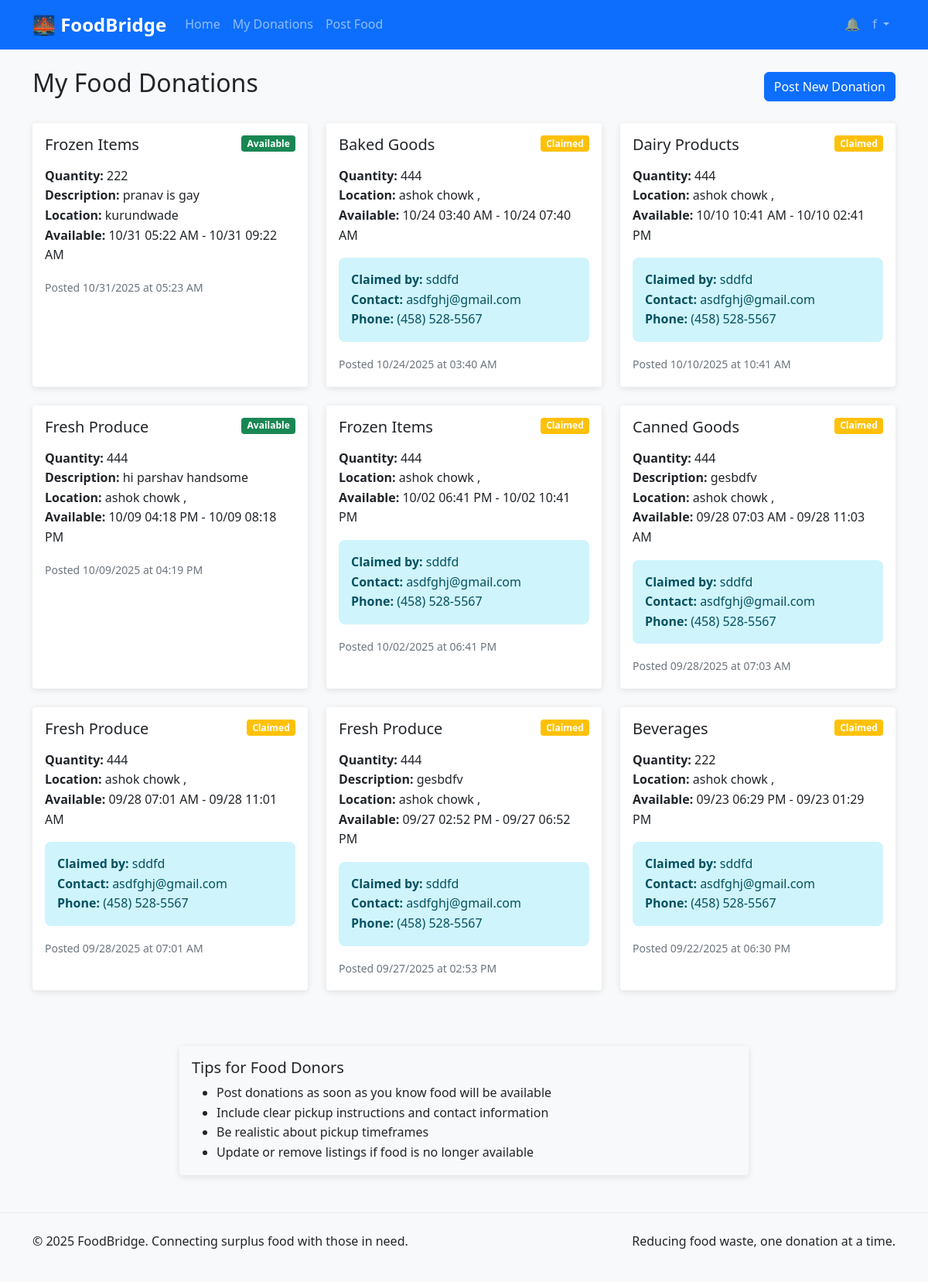
The page /donor/dashboard (signed in) on the database its author committed.
### app.py (models this page shows, shortened)
class User(UserMixin, db.Model):
    id = db.Column(db.Integer, primary_key=True)
    username = db.Column(db.String(80), unique=True, nullable=False)
    email = db.Column(db.String(120), unique=True, nullable=False)
    password_hash = db.Column(db.String(128))
    user_type = db.Column(db.String(20), nullable=False)  # 'donor', 'charity', 'admin'
    name = db.Column(db.String(100), nullable=False)
    phone = db.Column(db.String(20))
    address = db.Column(db.String(200))
    city = db.Column(db.String(50))
    state = db.Column(db.String(50))
    zip_code = db.Column(db.String(10))
    is_verified = db.Column(db.Boolean, default=False)
    created_at = db.Column(db.DateTime, default=datetime.utcnow)

class Donation(db.Model):
    id = db.Column(db.Integer, primary_key=True)
    donor_id = db.Column(db.Integer, db.ForeignKey('user.id'), nullable=False)
    food_type = db.Column(db.String(100), nullable=False)
    quantity = db.Column(db.String(50), nullable=False)
    description = db.Column(db.Text)
    pickup_location = db.Column(db.String(200), nullable=False)
    pickup_address = db.Column(db.String(200), nullable=False)
    pickup_city = db.Column(db.String(50), nullable=False)
    pickup_state = db.Column(db.String(50), nullable=False)
    pickup_zip = db.Column(db.String(10), nullable=False)
    available_from = db.Column(db.DateTime, nullable=False)
    available_until = db.Column(db.DateTime, nullable=False)
    contact_name = db.Column(db.String(100), nullable=False)
    contact_phone = db.Column(db.String(20), nullable=False)
    contact_email = db.Column(db.String(120))
    status = db.Column(db.String(20), default='available')  # 'available', 'claimed', 'completed'
    claimed_by = db.Column(db.Integer, db.ForeignKey('user.id'))
    claimed_at = db.Column(db.DateTime)
    created_at = db.Column(db.DateTime, default=datetime.utcnow)
    donor = db.relationship('User', foreign_keys=[donor_id], backref='donations')
    claimer = db.relationship('User', foreign_keys=[claimed_by])

### app.py (the view)
@app.route('/donor/dashboard')
@login_required
def donor_dashboard():
    if current_user.user_type != 'donor':
        flash('Access denied')
        return redirect(url_for('index'))
    donations = Donation.query.filter_by(donor_id=current_user.id).order_by(Donation.created_at.desc()).all()
    return render_template('donor_dashboard.html', donations=donations)

### app.py (called while the page is built)
@login_manager.user_loader
def load_user(user_id):
    return User.query.get(int(user_id))

### templates/donor_dashboard.html (shortened to what this page needs)
{% extends "base.html" %}
{% block content %}
<div class="d-flex justify-content-between align-items-center mb-4">
    <h2>My Food Donations</h2>
    <a href="{{ url_for('post_donation') }}" class="btn btn-primary">
         Post New Donation
    </a>
</div>
{% if donations %}
<div class="row">
    {% for donation in donations %}
    <div class="col-md-6 col-lg-4 mb-4">
        <div class="card h-100">
            <div class="card-body">
                <div class="d-flex justify-content-between align-items-start mb-2">
                    <h5 class="card-title">{{ donation.food_type }}</h5>
                    <span class="badge
                        {% if donation.status == 'available' %}bg-success
                        {% elif donation.status == 'claimed' %}bg-warning
                        {% else %}bg-secondary{% endif %}">
                        {{ donation.status|title }}
                    </span>
                </div>
                <p class="card-text">
                    <strong>Quantity:</strong> {{ donation.quantity }}<br>
                    {% if donation.description %}
                    <strong>Description:</strong> {{ donation.description }}<br>
                    {% endif %}
                    <strong>Location:</strong> {{ donation.pickup_location }}<br>
                    <strong>Available:</strong>
                    {{ donation.available_from.strftime('%m/%d %I:%M %p') }} -
                    {{ donation.available_until.strftime('%m/%d %I:%M %p') }}
                </p>
                {% if donation.status == 'claimed' and donation.claimer %}
                <div class="alert alert-info">
                    <strong>Claimed by:</strong> {{ donation.claimer.name }}<br>
                    <strong>Contact:</strong> {{ donation.claimer.email }}
                    {% if donation.claimer.phone %}
                    <br><strong>Phone:</strong> {{ donation.claimer.phone }}
                    {% endif %}
                </div>
                {% endif %}
                <small class="text-muted">
                    Posted {{ donation.created_at.strftime('%m/%d/%Y at %I:%M %p') }}
                </small>
            </div>
        </div>
    </div>
    {% endfor %}
</div>
{% endif %}
<div class="row mt-5">
    <div class="col-md-8 mx-auto">
        <div class="card bg-light">
            <div class="card-body">
                <h5 class="card-title">Tips for Food Donors</h5>
                <ul class="mb-0">
                    <li>Post donations as soon as you know food will be available</li>
                    <li>Include clear pickup instructions and contact information</li>
                    <li>Be realistic about pickup timeframes</li>
                    <li>Update or remove listings if food is no longer available</li>
                </ul>
            </div>
        </div>
    </div>
</div>
{% endblock %}

### templates/base.html (shortened to what this page needs)
<!DOCTYPE html>
<html lang="en">
<head>
    <link href="https://cdn.jsdelivr.net/npm/bootstrap@5.1.3/dist/css/bootstrap.min.css" rel="stylesheet">
    <link rel="stylesheet" href="{{ url_for('static', filename='css/style.css') }}">
</head>
<body>
    <nav class="navbar navbar-expand-lg navbar-dark bg-primary">
        <div class="container">
            <a class="navbar-brand" href="{{ url_for('index') }}">🌉 FoodBridge</a>
            <div class="collapse navbar-collapse" id="navbarNav">
                <ul class="navbar-nav me-auto">
                    <li class="nav-item">
                        <a class="nav-link" href="{{ url_for('index') }}">Home</a>
                    </li>
                    {% if current_user.is_authenticated %}
                        {% if current_user.user_type == 'donor' %}
                            <li class="nav-item">
                                <a class="nav-link" href="{{ url_for('donor_dashboard') }}">My Donations</a>
                            </li>
                            <li class="nav-item">
                                <a class="nav-link" href="{{ url_for('post_donation') }}">Post Food</a>
                            </li>
                        {% elif current_user.user_type == 'charity' %}
                            <li class="nav-item">
                                <a class="nav-link" href="{{ url_for('charity_dashboard') }}">Dashboard</a>
                            </li>
                        {% elif current_user.user_type == 'admin' %}
                            <li class="nav-item">
                                <a class="nav-link" href="{{ url_for('admin_dashboard') }}">Admin Panel</a>
                            </li>
                        {% endif %}
                    {% endif %}
                </ul>
                <ul class="navbar-nav">
                    {% if current_user.is_authenticated %}
                        <li class="nav-item">
                            <a class="nav-link position-relative" href="{{ url_for('notifications_page') }}" title="Notifications">
                                🔔
                            </a>
                        </li>
                        <li class="nav-item dropdown">
                            <a class="nav-link dropdown-toggle" href="#" id="navbarDropdown" role="button" data-bs-toggle="dropdown">
                                {{ current_user.name }}
                            </a>
                        </li>
                    {% endif %}
                </ul>
            </div>
        </div>
    </nav>
    <main class="container mt-4">
        {% block content %}{% endblock %}
    </main>
    <footer class="bg-light mt-5 py-4">
        <div class="container">
            <div class="row">
                <div class="col-md-6">
                    <p>&copy; 2025 FoodBridge. Connecting surplus food with those in need.</p>
                </div>
                <div class="col-md-6 text-end">
                    <p>Reducing food waste, one donation at a time.</p>
                </div>
            </div>
        </div>
    </footer>

### static/css/style.css (style rules this page uses)
body { font-family: 'Segoe UI', Tahoma, Geneva, Verdana, sans-serif; line-height: 1.6; background-color: #f8f9fa; }
.navbar-brand { font-size: 1.5rem; font-weight: bold; }
.card { border: none; box-shadow: 0 2px 8px rgba(0, 0, 0, 0.1); transition: all 0.3s ease; }
.btn { border-radius: 6px; font-weight: 500; transition: all 0.2s ease; }
.badge { font-size: 0.75rem; padding: 0.4em 0.6em; }
.alert { border: none; border-radius: 8px; }
footer { background-color: #f8f9fa !important; border-top: 1px solid #e9ecef; margin-top: auto; }
.fade-in { animation: fadeIn 0.5s ease-in; }

### rows shown on the page
User: name "f"
Donation: food_type "Frozen Items", status "Available", quantity "222", description "pranav is gay", pickup_location "kurundwade", available_from "10/31 05:22 AM", available_until "10/31 09:22 AM", created_at "10/31/2025 at 05:23 AM"
Donation: food_type "Baked Goods", status "Claimed", quantity "444", pickup_location "ashok chowk ,", available_from "10/24 03:40 AM", available_until "10/24 07:40 AM", claimer.name "sddfd", claimer.email "asdfghj@gmail.com", claimer.phone "(458) 528-5567", created_at "10/24/2025 at 03:40 AM"
Donation: food_type "Dairy Products", status "Claimed", quantity "444", pickup_location "ashok chowk ,", available_from "10/10 10:41 AM", available_until "10/10 02:41 PM", claimer.name "sddfd", claimer.email "asdfghj@gmail.com", claimer.phone "(458) 528-5567", created_at "10/10/2025 at 10:41 AM"
Donation: food_type "Fresh Produce", status "Available", quantity "444", description "hi parshav handsome", pickup_location "ashok chowk ,", available_from "10/09 04:18 PM", available_until "10/09 08:18 PM", created_at "10/09/2025 at 04:19 PM"
Donation: food_type "Frozen Items", status "Claimed", quantity "444", pickup_location "ashok chowk ,", available_from "10/02 06:41 PM", available_until "10/02 10:41 PM", claimer.name "sddfd", claimer.email "asdfghj@gmail.com", claimer.phone "(458) 528-5567", created_at "10/02/2025 at 06:41 PM"
Donation: food_type "Canned Goods", status "Claimed", quantity "444", description "gesbdfv", pickup_location "ashok chowk ,", available_from "09/28 07:03 AM", available_until "09/28 11:03 AM", claimer.name "sddfd", claimer.email "asdfghj@gmail.com", claimer.phone "(458) 528-5567", created_at "09/28/2025 at 07:03 AM"
Donation: food_type "Fresh Produce", status "Claimed", quantity "444", pickup_location "ashok chowk ,", available_from "09/28 07:01 AM", available_until "09/28 11:01 AM", claimer.name "sddfd", claimer.email "asdfghj@gmail.com", claimer.phone "(458) 528-5567", created_at "09/28/2025 at 07:01 AM"
Donation: food_type "Fresh Produce", status "Claimed", quantity "444", description "gesbdfv", pickup_location "ashok chowk ,", available_from "09/27 02:52 PM", available_until "09/27 06:52 PM", claimer.name "sddfd", claimer.email "asdfghj@gmail.com", claimer.phone "(458) 528-5567", created_at "09/27/2025 at 02:53 PM"
Donation: food_type "Beverages", status "Claimed", quantity "222", pickup_location "ashok chowk ,", available_from "09/23 06:29 PM", available_until "09/23 01:29 PM", claimer.name "sddfd", claimer.email "asdfghj@gmail.com", claimer.phone "(458) 528-5567", created_at "09/22/2025 at 06:30 PM"
